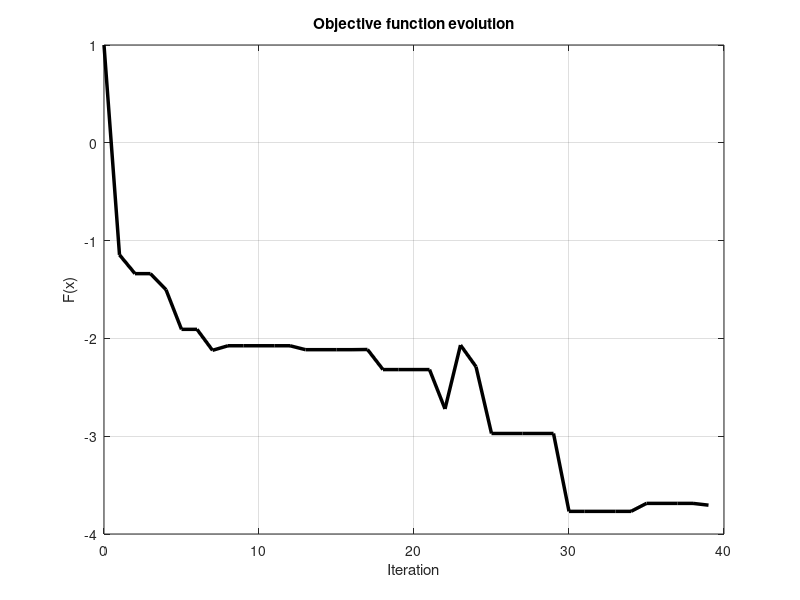

The MATLAB script that drew this image:
% simulated annealing algorithm
clc; clear all; k = 1; k_max = 40;


%%%%%%%%%%%%%%%%%%%%%%%%%%% entry of parameters %%%%%%%%%%%%%%%%%%%%%%%%%%%
% initial solution, number of neighbors and temperature decay rate
x    = 2;
n    = 4;
beta = 0.95;

% initial temperature
T = 0.7;                 

% objective function
F = @(x) x.*sin( 10*pi.*x ) +1;


%%%%%%%%%%%%%%%%%%%%%%%%%%% simulated annealing %%%%%%%%%%%%%%%%%%%%%%%%%%%
f(k) = F(x);                                  % evaluate objective for x_0
fprintf('k = %-2d: x = %.3f | F(x) = %.3f | T = %.2f\n', k, x, f(k), T);

while( k<k_max )
        k = k+1;

        for aux  = 1:n
            x_j  = x +(1*rand(1,1) -0.5);     % neighbor solution x_j

            % objective function greater else go thorught probab. acceptance
            if( F(x_j) < F(x) )
                x = x_j;                      % new solution
                fprintf('neighb: x = %.3f | F(x) = %.3f | new min\n', x, F(x));
            else
                pb = exp( (F(x)-F(x_j))/T );  % new probability           
                if( pb > rand(1,1) )
                    x = x_j;                  % new solution (not best but accepted)
                    fprintf('neighb: x = %.3f | prob. = %.2f |\n', x, pb); 
                end
            end
        end
        
        % repeat until maximum iterations
        f(k) = F(x);        % evaluate objective function
        n    = 1*n;         % update alternatives number (fixed)
        T    = beta*T;      % update temperature
        fprintf('k = %-2d: x = %.3f | F(x) = %.3f | T = %.2f\n', k, x, f(k), T);    % show progress
end

plot(0:k-1, f, 'LineWidth',2.5, 'color','k'); grid on;
title('Objective function evolution'); xlabel('Iteration'); ylabel('F(x)');
